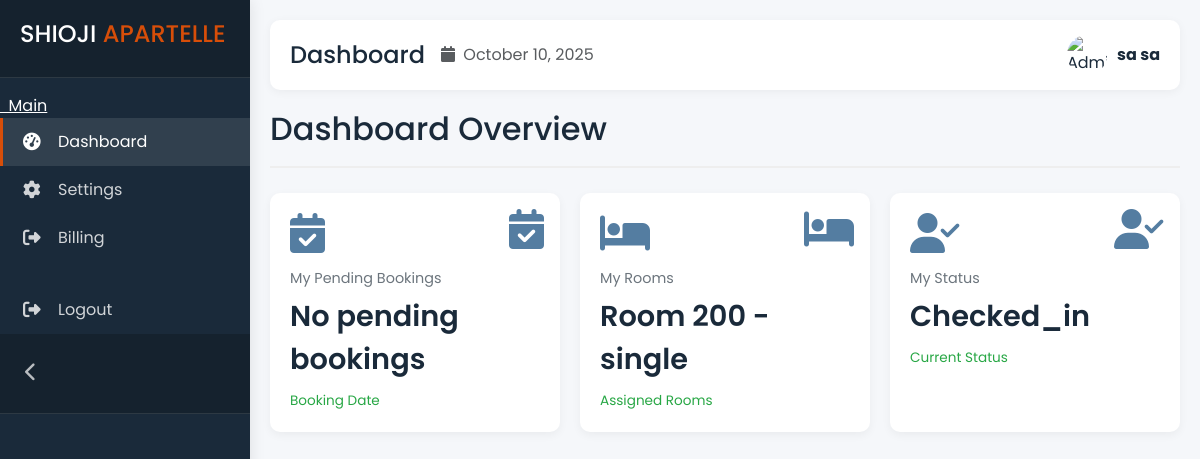
/guest/dashboard.php (signed in), run on an earlier commit of the app's database.
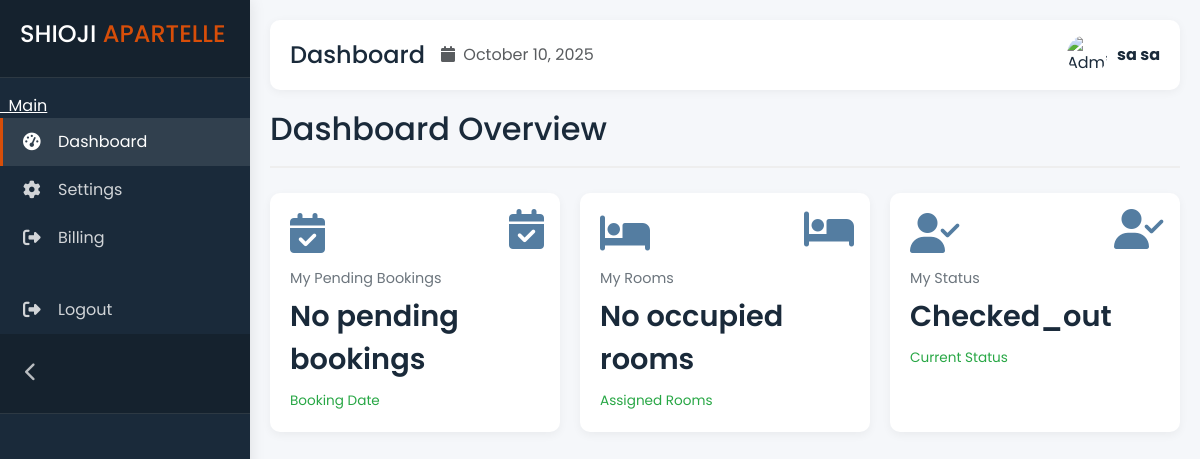
And on a later commit of the database.
### tables this page shows
CREATE TABLE `rooms` (
  `room_id` int(11) NOT NULL,
  `guest_id` int(11) DEFAULT NULL,
  `room_type_id` int(10) NOT NULL,
  `status` enum('available','occupied') NOT NULL,
  `archive` enum('yes','no') NOT NULL DEFAULT 'no'
);

CREATE TABLE `room_types` (
  `room_type_id` int(11) NOT NULL,
  `type` varchar(200) NOT NULL,
  `price` double(10,2) NOT NULL DEFAULT 0.00,
  `created_at` timestamp NOT NULL DEFAULT current_timestamp(),
  `archive` enum('yes','no') NOT NULL DEFAULT 'no'
);

CREATE TABLE `guests` (
  `guest_id` int(11) NOT NULL,
  `room_id` int(11) DEFAULT NULL,
  `first_name` varchar(200) NOT NULL,
  `last_name` varchar(200) NOT NULL,
  `email` varchar(200) NOT NULL,
  `phone` varchar(200) NOT NULL,
  `checkin_date` date DEFAULT NULL,
  `checkout_date` date DEFAULT NULL,
  `no_of_guest` tinyint(1) NOT NULL,
  `status` varchar(200) DEFAULT NULL,
  `password` varchar(250) DEFAULT NULL
);

### guest/dashboard.php (the view, shortened to what the changed rows need)
<?php
include '../connect.php';
?>
<!DOCTYPE html>
<html lang="en">
<?php include 'head.php'; ?>
<body>
    <div class="main-content">
        <div class="dashboard-content">
            <div class="dashboard-title">
                <h2>Dashboard Overview</h2>
            </div>
            <div class="stats-grid">
                <div class="stat-card">
                    <i class="fas fa-bed"></i>
                    <div class="card-title">My Rooms</div>
                    <div class="card-value">
                        <?php
                        if (isset($_SESSION['guest_id'])) {
                            $guestId = $_SESSION['guest_id'];
                            $sql = "SELECT r.room_id, rt.type
                        FROM rooms r
                        JOIN room_types rt ON r.room_type_id = rt.room_type_id
                        WHERE r.guest_id = ? AND r.status = 'occupied'";
                            $stmt = $conn->prepare($sql);
                            $stmt->bind_param("i", $guestId);
                            $stmt->execute();
                            $result = $stmt->get_result();
                            if ($result->num_rows > 0) {
                                while ($row = $result->fetch_assoc()) {
                                    echo "<div>Room " . htmlspecialchars($row['room_id']) . " - " . htmlspecialchars($row['type']) . "</div>";
                                }
                            } else {
                                echo "No occupied rooms";
                            }
                        } else {
                            echo "Please login";
                        }
                        ?>
                    </div>
                    <div class="card-change">Assigned Rooms</div>
                    <div class="position-absolute top-0 end-0 p-3 opacity-10">
                        <i class="fas fa-bed fa-2x"></i>
                    </div>
                </div>
                <div class="stat-card">
                    <i class="fas fa-user-check"></i>
                    <div class="card-title">My Status</div>
                    <div class="card-value">
                        <?php
                        if (isset($_SESSION['guest_id'])) {
                            $guestId = $_SESSION['guest_id'];
                            $sql = "SELECT status FROM guests WHERE guest_id = ?";
                            $stmt = $conn->prepare($sql);
                            $stmt->bind_param("i", $guestId);
                            $stmt->execute();
                            $result = $stmt->get_result();
                            if ($row = $result->fetch_assoc()) {
                                if (empty($row['status'])) {
                                    echo "Not Checked-in";
                                } else {
                                    echo ucfirst($row['status']);
                                }
                            } else {
                                echo "No status found";
                            }
                        } else {
                            echo "Please login";
                        }
                        ?>
                    </div>
                    <div class="card-change">Current Status</div>
                    <div class="position-absolute top-0 end-0 p-3 opacity-10">
                        <i class="fas fa-user-check fa-2x"></i>
                    </div>
                </div>
            </div>
        </div>
    </div>
</body>
</html>

What changed in the data, as far as the page shows it:
no longer on this page (row edited): rooms: room_id "200", room_type.type "single"
changed guests: status "Checked_in" → "Checked_out"
Also different on the page:
text now shown: "No occupied rooms"
